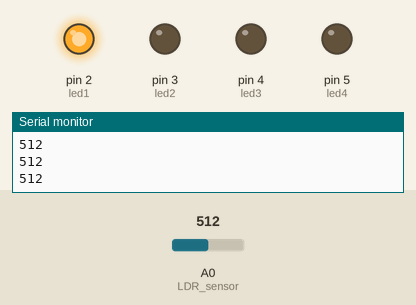
Simulated run of this sketch. Board: Arduino Uno, built with avr-gcc and run on an emulated ATmega328P. Parts: output pins drawn as LEDs (lit = HIGH), the last lines printed to the serial monitor. The test bench sets the inputs (shaded band); at power-on: A0 (LDR_sensor) = 512.

Above: at 1.2 s.
1.3 s: A0 (LDR_sensor) set to 684
2.8 s: A0 (LDR_sensor) set to 710
At 3.9 s:
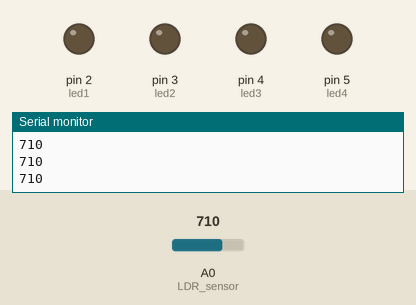
4.3 s: A0 (LDR_sensor) set to 306
At 5.2 s:
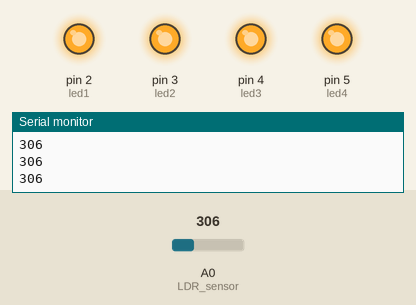
5.9 s: A0 (LDR_sensor) set to 334
7.4 s: A0 (LDR_sensor) set to 365
At 7.7 s:
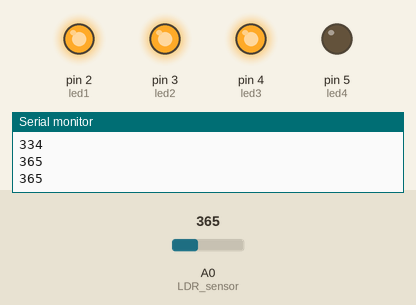
8.9 s: A0 (LDR_sensor) set to 410
At 10.2 s:
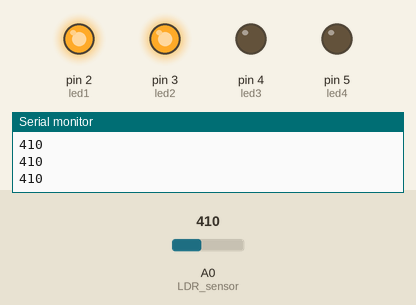
Timing chart, 0 to 11.5 s (numbered marks = the images above; inputs shaded):
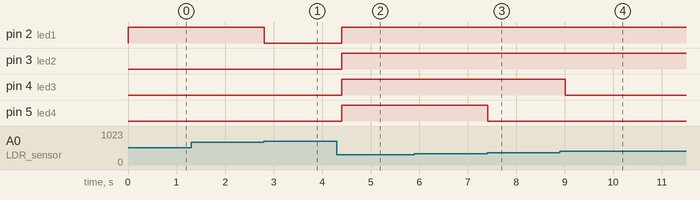

Measured:
- the behaviour switches between 699 and 700 on A0 (LDR_sensor) (found by bisection; images 0 and 1)
- the behaviour switches between 349 and 350 on A0 (LDR_sensor) (found by bisection; images 2 and 3)
- the behaviour switches between 399 and 400 on A0 (LDR_sensor) (found by bisection; images 3 and 4)
- after the input at 2.8 s, pin 2 (led1): HIGH → LOW at once
- after the input at 4.3 s, pin 2 (led1), pin 3 (led2), pin 4 (led3), pin 5 (led4): LOW → HIGH after 0.11 s
- after the input at 7.4 s, pin 5 (led4): HIGH → LOW at once
- after the input at 8.9 s, pin 4 (led3): HIGH → LOW after 0.11 s

The sketch:

Experiment_5_Light_Level_Indicator.ino
```cpp
int LDR_sensor = A0;
int led1 = 2;
int led2 = 3;
int led3 = 4;
int led4 = 5;

int t1 = 700;
int t2 = 500;
int t3 = 400;
int t4 = 350;

void setup() {
  Serial.begin(9600);
  pinMode(led1, OUTPUT);
  pinMode(led2, OUTPUT);
  pinMode(led3, OUTPUT);
  pinMode(led4, OUTPUT);
}

void loop() {
  int value = analogRead(LDR_sensor);
  Serial.println(value);

  // Turn all LEDs OFF first
  digitalWrite(led1, LOW);
  digitalWrite(led2, LOW);
  digitalWrite(led3, LOW);
  digitalWrite(led4, LOW);

  if (value < t4) {
    // Very dark → 4 LEDs on
    digitalWrite(led1, HIGH);
    digitalWrite(led2, HIGH);
    digitalWrite(led3, HIGH);
    digitalWrite(led4, HIGH);
  }
  else if (value < t3) {
    // Dim → 3 LEDs on
    digitalWrite(led1, HIGH);
    digitalWrite(led2, HIGH);
    digitalWrite(led3, HIGH);
  }
  else if (value < t2) {
    // Medium → 2 LEDs on
    digitalWrite(led1, HIGH);
    digitalWrite(led2, HIGH);
  }
  else if (value < t1) {
    // Slightly bright → 1 LED on
    digitalWrite(led1, HIGH);
  }
  // else: bright → 0 LEDs on

  delay(200);
}
```
